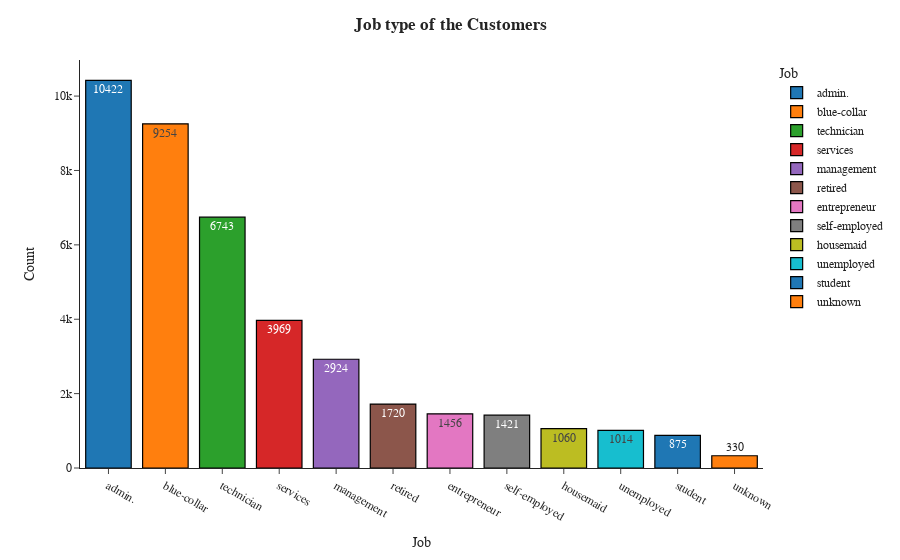

The code cell stored with this chart in its notebook:
### Code cell
vc = df['job'].value_counts().reset_index()
vc.columns = ['Job', 'Count']
fig = px.bar(vc, x='Job', y='Count', color='Job', text='Count', template='simple_white')
fig.update_traces(marker=dict(line=dict(color='#000000', width=1.2)))
fig.update_layout(
    title_x=0.5,
    title_text='<b>Job type of the Customers</b>',
    font_family="Times New Roman",
    title_font_family="Times New Roman"
)
fig.show()

### Figure 1 — Plotly figure (JSON) as saved in the notebook; plotly's stock layout.template omitted (floating-point values rounded to 4 significant figures)
{"data": [{"alignmentgroup": "True", "hovertemplate": "Job=%{x}<br>Count=%{text}<extra></extra>", "legendgroup": "admin.", "marker": {"color": "#1F77B4", "line": {"color": "#000000", "width": 1.2}, "pattern": {"shape": ""}}, "name": "admin.", "offsetgroup": "admin.", "orientation": "v", "showlegend": true, "text": [10422], "textposition": "auto", "type": "bar", "x": ["admin."], "xaxis": "x", "y": [10422], "yaxis": "y"}, {"alignmentgroup": "True", "hovertemplate": "Job=%{x}<br>Count=%{text}<extra></extra>", "legendgroup": "blue-collar", "marker": {"color": "#FF7F0E", "line": {"color": "#000000", "width": 1.2}, "pattern": {"shape": ""}}, "name": "blue-collar", "offsetgroup": "blue-collar", "orientation": "v", "showlegend": true, "text": [9254], "textposition": "auto", "type": "bar", "x": ["blue-collar"], "xaxis": "x", "y": [9254], "yaxis": "y"}, {"alignmentgroup": "True", "hovertemplate": "Job=%{x}<br>Count=%{text}<extra></extra>", "legendgroup": "technician", "marker": {"color": "#2CA02C", "line": {"color": "#000000", "width": 1.2}, "pattern": {"shape": ""}}, "name": "technician", "offsetgroup": "technician", "orientation": "v", "showlegend": true, "text": [6743], "textposition": "auto", "type": "bar", "x": ["technician"], "xaxis": "x", "y": [6743], "yaxis": "y"}, {"alignmentgroup": "True", "hovertemplate": "Job=%{x}<br>Count=%{text}<extra></extra>", "legendgroup": "services", "marker": {"color": "#D62728", "line": {"color": "#000000", "width": 1.2}, "pattern": {"shape": ""}}, "name": "services", "offsetgroup": "services", "orientation": "v", "showlegend": true, "text": [3969], "textposition": "auto", "type": "bar", "x": ["services"], "xaxis": "x", "y": [3969], "yaxis": "y"}, {"alignmentgroup": "True", "hovertemplate": "Job=%{x}<br>Count=%{text}<extra></extra>", "legendgroup": "management", "marker": {"color": "#9467BD", "line": {"color": "#000000", "width": 1.2}, "pattern": {"shape": ""}}, "name": "management", "offsetgroup": "management", "orientation": "v", "showlegend": true, "text": [2924], "textposition": "auto", "type": "bar", "x": ["management"], "xaxis": "x", "y": [2924], "yaxis": "y"}, {"alignmentgroup": "True", "hovertemplate": "Job=%{x}<br>Count=%{text}<extra></extra>", "legendgroup": "retired", "marker": {"color": "#8C564B", "line": {"color": "#000000", "width": 1.2}, "pattern": {"shape": ""}}, "name": "retired", "offsetgroup": "retired", "orientation": "v", "showlegend": true, "text": [1720], "textposition": "auto", "type": "bar", "x": ["retired"], "xaxis": "x", "y": [1720], "yaxis": "y"}, {"alignmentgroup": "True", "hovertemplate": "Job=%{x}<br>Count=%{text}<extra></extra>", "legendgroup": "entrepreneur", "marker": {"color": "#E377C2", "line": {"color": "#000000", "width": 1.2}, "pattern": {"shape": ""}}, "name": "entrepreneur", "offsetgroup": "entrepreneur", "orientation": "v", "showlegend": true, "text": [1456], "textposition": "auto", "type": "bar", "x": ["entrepreneur"], "xaxis": "x", "y": [1456], "yaxis": "y"}, {"alignmentgroup": "True", "hovertemplate": "Job=%{x}<br>Count=%{text}<extra></extra>", "legendgroup": "self-employed", "marker": {"color": "#7F7F7F", "line": {"color": "#000000", "width": 1.2}, "pattern": {"shape": ""}}, "name": "self-employed", "offsetgroup": "self-employed", "orientation": "v", "showlegend": true, "text": [1421], "textposition": "auto", "type": "bar", "x": ["self-employed"], "xaxis": "x", "y": [1421], "yaxis": "y"}, {"alignmentgroup": "True", "hovertemplate": "Job=%{x}<br>Count=%{text}<extra></extra>", "legendgroup": "housemaid", "marker": {"color": "#BCBD22", "line": {"color": "#000000", "width": 1.2}, "pattern": {"shape": ""}}, "name": "housemaid", "offsetgroup": "housemaid", "orientation": "v", "showlegend": true, "text": [1060], "textposition": "auto", "type": "bar", "x": ["housemaid"], "xaxis": "x", "y": [1060], "yaxis": "y"}, {"alignmentgroup": "True", "hovertemplate": "Job=%{x}<br>Count=%{text}<extra></extra>", "legendgroup": "unemployed", "marker": {"color": "#17BECF", "line": {"color": "#000000", "width": 1.2}, "pattern": {"shape": ""}}, "name": "unemployed", "offsetgroup": "unemployed", "orientation": "v", "showlegend": true, "text": [1014], "textposition": "auto", "type": "bar", "x": ["unemployed"], "xaxis": "x", "y": [1014], "yaxis": "y"}, {"alignmentgroup": "True", "hovertemplate": "Job=%{x}<br>Count=%{text}<extra></extra>", "legendgroup": "student", "marker": {"color": "#1F77B4", "line": {"color": "#000000", "width": 1.2}, "pattern": {"shape": ""}}, "name": "student", "offsetgroup": "student", "orientation": "v", "showlegend": true, "text": [875], "textposition": "auto", "type": "bar", "x": ["student"], "xaxis": "x", "y": [875], "yaxis": "y"}, {"alignmentgroup": "True", "hovertemplate": "Job=%{x}<br>Count=%{text}<extra></extra>", "legendgroup": "unknown", "marker": {"color": "#FF7F0E", "line": {"color": "#000000", "width": 1.2}, "pattern": {"shape": ""}}, "name": "unknown", "offsetgroup": "unknown", "orientation": "v", "showlegend": true, "text": [330], "textposition": "auto", "type": "bar", "x": ["unknown"], "xaxis": "x", "y": [330], "yaxis": "y"}], "layout": {"barmode": "relative", "font": {"family": "Times New Roman"}, "legend": {"title": {"text": "Job"}, "tracegroupgap": 0}, "margin": {"t": 60}, "title": {"font": {"family": "Times New Roman"}, "text": "<b>Job type of the Customers</b>", "x": 0.5}, "xaxis": {"anchor": "y", "categoryarray": ["admin.", "blue-collar", "technician", "services", "management", "retired", "entrepreneur", "self-employed", "housemaid", "unemployed", "student", "unknown"], "categoryorder": "array", "domain": [0, 1], "title": {"text": "Job"}}, "yaxis": {"anchor": "x", "domain": [0, 1], "title": {"text": "Count"}}}}
